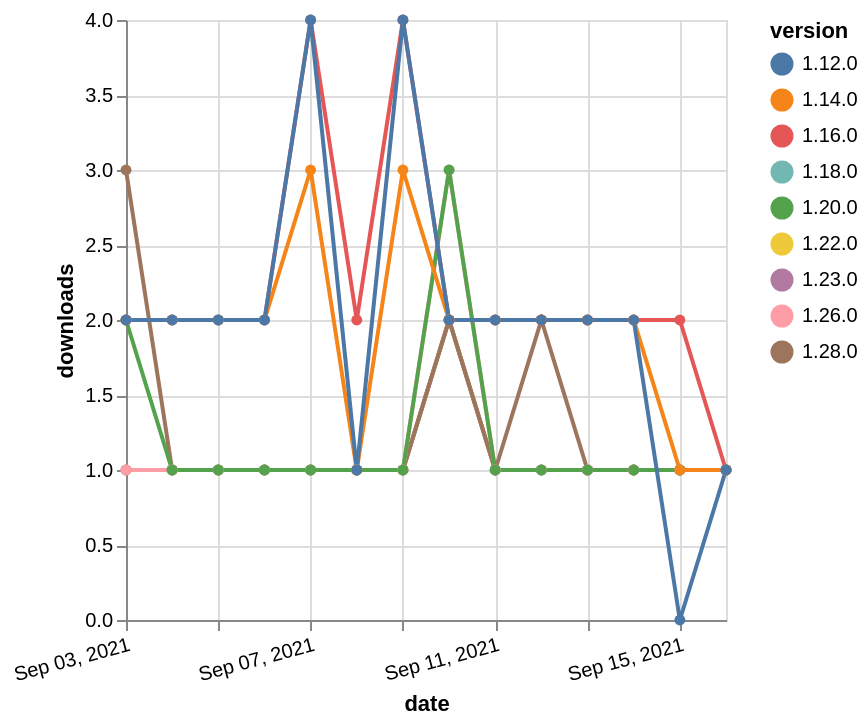

This figure's Vega-Lite source:
### Vega-Lite specification from a JSON file in a GitHub repository (floating-point values rounded to 4 significant figures)
{"$schema": "https://vega.github.io/schema/vega-lite/v5.json", "description": "A simple bar chart with embedded data.", "data": {"values": [{"date": "2021-09-03", "total": 226, "delta": 1, "version": "1.18.0"}, {"date": "2021-09-04", "total": 227, "delta": 1, "version": "1.18.0"}, {"date": "2021-09-05", "total": 228, "delta": 1, "version": "1.18.0"}, {"date": "2021-09-06", "total": 229, "delta": 1, "version": "1.18.0"}, {"date": "2021-09-07", "total": 230, "delta": 1, "version": "1.18.0"}, {"date": "2021-09-08", "total": 231, "delta": 1, "version": "1.18.0"}, {"date": "2021-09-09", "total": 232, "delta": 1, "version": "1.18.0"}, {"date": "2021-09-10", "total": 234, "delta": 2, "version": "1.18.0"}, {"date": "2021-09-11", "total": 235, "delta": 1, "version": "1.18.0"}, {"date": "2021-09-12", "total": 236, "delta": 1, "version": "1.18.0"}, {"date": "2021-09-13", "total": 237, "delta": 1, "version": "1.18.0"}, {"date": "2021-09-14", "total": 238, "delta": 1, "version": "1.18.0"}, {"date": "2021-09-15", "total": 239, "delta": 1, "version": "1.18.0"}, {"date": "2021-09-16", "total": 240, "delta": 1, "version": "1.18.0"}, {"date": "2021-09-03", "total": 168, "delta": 1, "version": "1.22.0"}, {"date": "2021-09-04", "total": 169, "delta": 1, "version": "1.22.0"}, {"date": "2021-09-05", "total": 170, "delta": 1, "version": "1.22.0"}, {"date": "2021-09-06", "total": 171, "delta": 1, "version": "1.22.0"}, {"date": "2021-09-07", "total": 172, "delta": 1, "version": "1.22.0"}, {"date": "2021-09-08", "total": 173, "delta": 1, "version": "1.22.0"}, {"date": "2021-09-09", "total": 174, "delta": 1, "version": "1.22.0"}, {"date": "2021-09-10", "total": 176, "delta": 2, "version": "1.22.0"}, {"date": "2021-09-11", "total": 177, "delta": 1, "version": "1.22.0"}, {"date": "2021-09-12", "total": 178, "delta": 1, "version": "1.22.0"}, {"date": "2021-09-13", "total": 179, "delta": 1, "version": "1.22.0"}, {"date": "2021-09-14", "total": 180, "delta": 1, "version": "1.22.0"}, {"date": "2021-09-15", "total": 181, "delta": 1, "version": "1.22.0"}, {"date": "2021-09-16", "total": 182, "delta": 1, "version": "1.22.0"}, {"date": "2021-09-03", "total": 149, "delta": 1, "version": "1.23.0"}, {"date": "2021-09-04", "total": 150, "delta": 1, "version": "1.23.0"}, {"date": "2021-09-05", "total": 151, "delta": 1, "version": "1.23.0"}, {"date": "2021-09-06", "total": 152, "delta": 1, "version": "1.23.0"}, {"date": "2021-09-07", "total": 153, "delta": 1, "version": "1.23.0"}, {"date": "2021-09-08", "total": 154, "delta": 1, "version": "1.23.0"}, {"date": "2021-09-09", "total": 155, "delta": 1, "version": "1.23.0"}, {"date": "2021-09-10", "total": 157, "delta": 2, "version": "1.23.0"}, {"date": "2021-09-11", "total": 158, "delta": 1, "version": "1.23.0"}, {"date": "2021-09-12", "total": 159, "delta": 1, "version": "1.23.0"}, {"date": "2021-09-13", "total": 160, "delta": 1, "version": "1.23.0"}, {"date": "2021-09-14", "total": 161, "delta": 1, "version": "1.23.0"}, {"date": "2021-09-15", "total": 162, "delta": 1, "version": "1.23.0"}, {"date": "2021-09-16", "total": 163, "delta": 1, "version": "1.23.0"}, {"date": "2021-09-03", "total": 116, "delta": 3, "version": "1.28.0"}, {"date": "2021-09-04", "total": 117, "delta": 1, "version": "1.28.0"}, {"date": "2021-09-05", "total": 118, "delta": 1, "version": "1.28.0"}, {"date": "2021-09-06", "total": 119, "delta": 1, "version": "1.28.0"}, {"date": "2021-09-07", "total": 120, "delta": 1, "version": "1.28.0"}, {"date": "2021-09-08", "total": 121, "delta": 1, "version": "1.28.0"}, {"date": "2021-09-09", "total": 122, "delta": 1, "version": "1.28.0"}, {"date": "2021-09-10", "total": 124, "delta": 2, "version": "1.28.0"}, {"date": "2021-09-11", "total": 125, "delta": 1, "version": "1.28.0"}, {"date": "2021-09-12", "total": 127, "delta": 2, "version": "1.28.0"}, {"date": "2021-09-13", "total": 128, "delta": 1, "version": "1.28.0"}, {"date": "2021-09-14", "total": 129, "delta": 1, "version": "1.28.0"}, {"date": "2021-09-15", "total": 130, "delta": 1, "version": "1.28.0"}, {"date": "2021-09-16", "total": 131, "delta": 1, "version": "1.28.0"}, {"date": "2021-09-03", "total": 169, "delta": 1, "version": "1.26.0"}, {"date": "2021-09-04", "total": 170, "delta": 1, "version": "1.26.0"}, {"date": "2021-09-05", "total": 171, "delta": 1, "version": "1.26.0"}, {"date": "2021-09-06", "total": 172, "delta": 1, "version": "1.26.0"}, {"date": "2021-09-07", "total": 173, "delta": 1, "version": "1.26.0"}, {"date": "2021-09-08", "total": 174, "delta": 1, "version": "1.26.0"}, {"date": "2021-09-09", "total": 175, "delta": 1, "version": "1.26.0"}, {"date": "2021-09-10", "total": 178, "delta": 3, "version": "1.26.0"}, {"date": "2021-09-11", "total": 179, "delta": 1, "version": "1.26.0"}, {"date": "2021-09-12", "total": 180, "delta": 1, "version": "1.26.0"}, {"date": "2021-09-13", "total": 181, "delta": 1, "version": "1.26.0"}, {"date": "2021-09-14", "total": 182, "delta": 1, "version": "1.26.0"}, {"date": "2021-09-15", "total": 183, "delta": 1, "version": "1.26.0"}, {"date": "2021-09-16", "total": 184, "delta": 1, "version": "1.26.0"}, {"date": "2021-09-03", "total": 310, "delta": 2, "version": "1.20.0"}, {"date": "2021-09-04", "total": 311, "delta": 1, "version": "1.20.0"}, {"date": "2021-09-05", "total": 312, "delta": 1, "version": "1.20.0"}, {"date": "2021-09-06", "total": 313, "delta": 1, "version": "1.20.0"}, {"date": "2021-09-07", "total": 314, "delta": 1, "version": "1.20.0"}, {"date": "2021-09-08", "total": 315, "delta": 1, "version": "1.20.0"}, {"date": "2021-09-09", "total": 316, "delta": 1, "version": "1.20.0"}, {"date": "2021-09-10", "total": 319, "delta": 3, "version": "1.20.0"}, {"date": "2021-09-11", "total": 320, "delta": 1, "version": "1.20.0"}, {"date": "2021-09-12", "total": 321, "delta": 1, "version": "1.20.0"}, {"date": "2021-09-13", "total": 322, "delta": 1, "version": "1.20.0"}, {"date": "2021-09-14", "total": 323, "delta": 1, "version": "1.20.0"}, {"date": "2021-09-15", "total": 324, "delta": 1, "version": "1.20.0"}, {"date": "2021-09-16", "total": 325, "delta": 1, "version": "1.20.0"}, {"date": "2021-09-03", "total": 2444, "delta": 2, "version": "1.16.0"}, {"date": "2021-09-04", "total": 2446, "delta": 2, "version": "1.16.0"}, {"date": "2021-09-05", "total": 2448, "delta": 2, "version": "1.16.0"}, {"date": "2021-09-06", "total": 2450, "delta": 2, "version": "1.16.0"}, {"date": "2021-09-07", "total": 2454, "delta": 4, "version": "1.16.0"}, {"date": "2021-09-08", "total": 2456, "delta": 2, "version": "1.16.0"}, {"date": "2021-09-09", "total": 2460, "delta": 4, "version": "1.16.0"}, {"date": "2021-09-10", "total": 2462, "delta": 2, "version": "1.16.0"}, {"date": "2021-09-11", "total": 2464, "delta": 2, "version": "1.16.0"}, {"date": "2021-09-12", "total": 2466, "delta": 2, "version": "1.16.0"}, {"date": "2021-09-13", "total": 2468, "delta": 2, "version": "1.16.0"}, {"date": "2021-09-14", "total": 2470, "delta": 2, "version": "1.16.0"}, {"date": "2021-09-15", "total": 2472, "delta": 2, "version": "1.16.0"}, {"date": "2021-09-16", "total": 2473, "delta": 1, "version": "1.16.0"}, {"date": "2021-09-03", "total": 2566, "delta": 2, "version": "1.14.0"}, {"date": "2021-09-04", "total": 2568, "delta": 2, "version": "1.14.0"}, {"date": "2021-09-05", "total": 2570, "delta": 2, "version": "1.14.0"}, {"date": "2021-09-06", "total": 2572, "delta": 2, "version": "1.14.0"}, {"date": "2021-09-07", "total": 2575, "delta": 3, "version": "1.14.0"}, {"date": "2021-09-08", "total": 2576, "delta": 1, "version": "1.14.0"}, {"date": "2021-09-09", "total": 2579, "delta": 3, "version": "1.14.0"}, {"date": "2021-09-10", "total": 2581, "delta": 2, "version": "1.14.0"}, {"date": "2021-09-11", "total": 2583, "delta": 2, "version": "1.14.0"}, {"date": "2021-09-12", "total": 2585, "delta": 2, "version": "1.14.0"}, {"date": "2021-09-13", "total": 2587, "delta": 2, "version": "1.14.0"}, {"date": "2021-09-14", "total": 2589, "delta": 2, "version": "1.14.0"}, {"date": "2021-09-15", "total": 2590, "delta": 1, "version": "1.14.0"}, {"date": "2021-09-16", "total": 2591, "delta": 1, "version": "1.14.0"}, {"date": "2021-09-03", "total": 3017, "delta": 2, "version": "1.12.0"}, {"date": "2021-09-04", "total": 3019, "delta": 2, "version": "1.12.0"}, {"date": "2021-09-05", "total": 3021, "delta": 2, "version": "1.12.0"}, {"date": "2021-09-06", "total": 3023, "delta": 2, "version": "1.12.0"}, {"date": "2021-09-07", "total": 3027, "delta": 4, "version": "1.12.0"}, {"date": "2021-09-08", "total": 3028, "delta": 1, "version": "1.12.0"}, {"date": "2021-09-09", "total": 3032, "delta": 4, "version": "1.12.0"}, {"date": "2021-09-10", "total": 3034, "delta": 2, "version": "1.12.0"}, {"date": "2021-09-11", "total": 3036, "delta": 2, "version": "1.12.0"}, {"date": "2021-09-12", "total": 3038, "delta": 2, "version": "1.12.0"}, {"date": "2021-09-13", "total": 3040, "delta": 2, "version": "1.12.0"}, {"date": "2021-09-14", "total": 3042, "delta": 2, "version": "1.12.0"}, {"date": "2021-09-15", "total": 3042, "delta": 0, "version": "1.12.0"}, {"date": "2021-09-16", "total": 3043, "delta": 1, "version": "1.12.0"}]}, "width": "container", "mark": {"type": "line", "point": {"filled": true}}, "encoding": {"x": {"field": "date", "type": "temporal", "timeUnit": "yearmonthdate", "title": "date", "axis": {"labelAngle": -15}}, "y": {"field": "delta", "type": "quantitative", "title": "downloads"}, "color": {"field": "version", "type": "nominal"}, "tooltip": {"field": "delta"}}}
